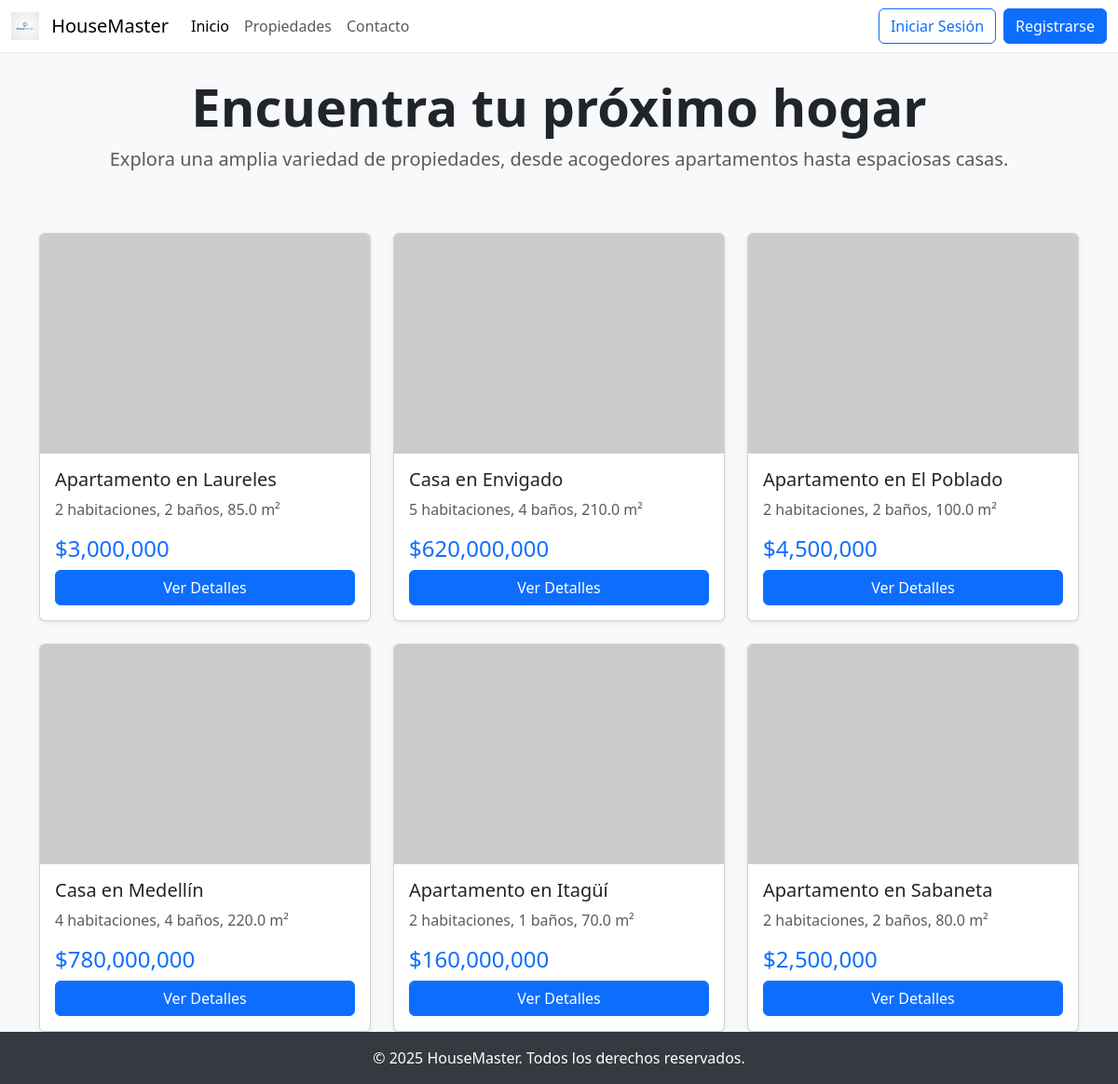
/, run on an earlier commit of the app's database.
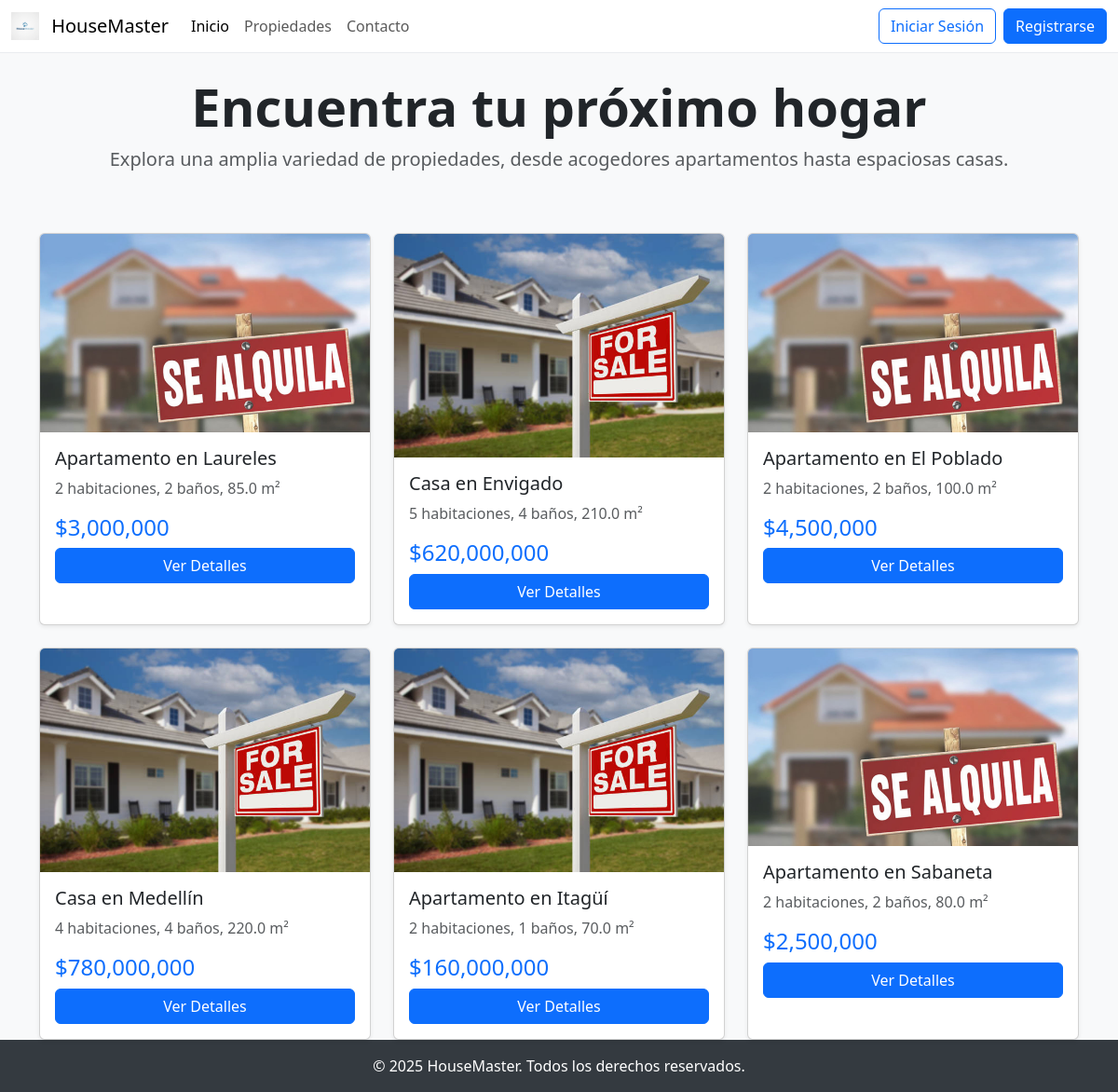
And on a later commit of the database.
### property/models.py (models this page shows, shortened)
class Property(models.Model):
    TYPE_SALE = 'Venta'
    TYPE_RENT = 'Arriendo'
    TYPE_CHOICES = [
        (TYPE_SALE, 'Venta'),
        (TYPE_RENT, 'Arriendo'),
    ]
    STATUS_AVAILABLE = 'Disponible'
    STATUS_SOLD = 'Vendida'
    STATUS_RENTED = 'Arrendada'
    STATUS_RESERVED = 'Reservada'
    STATUS_CHOICES = [
        (STATUS_AVAILABLE, 'Disponible'),
        (STATUS_SOLD, 'Vendida'),
        (STATUS_RENTED, 'Arrendada'),
        (STATUS_RESERVED, 'Reservada'),
    ]
    agent = models.ForeignKey(User, on_delete=models.SET_NULL, null=True, related_name='properties')
    title = models.CharField(max_length=200)
    description = models.TextField()
    price = models.DecimalField(max_digits=12, decimal_places=2)
    type = models.CharField(max_length=100, choices=TYPE_CHOICES)
    area = models.FloatField()
    rooms = models.IntegerField()
    bathrooms = models.IntegerField()
    status = models.CharField(max_length=50, choices=STATUS_CHOICES, default=STATUS_AVAILABLE)
    city = models.CharField(max_length=100)
    department = models.CharField(max_length=100)
    address = models.CharField(max_length=255, unique=True)
    created_at = models.DateTimeField(auto_now_add=True)
    image = models.ImageField(upload_to='properties/', blank=True, null=True)
    class Meta:
        verbose_name = 'Propiedad'
        verbose_name_plural = 'Propiedades'
        ordering = ['-created_at']
        indexes = [
            models.Index(fields=['city', 'type']),
            models.Index(fields=['status', 'price']),
        ]

### core/views.py (the view)
# urls.py: 2. Add a URL to urlpatterns:  path('', views.home, name='home')
def home(request):
    service = PropertyService()
    properties = service.get_available_properties()[:6]  # Mostrar solo 6 en home
    return render(request, 'core/home.html', {'properties': properties})

### property/repositories/property_repository.py (called while the page is built)
    def get_available(self) -> QuerySet:
        return Property.objects.filter(status=Property.STATUS_AVAILABLE).order_by('-created_at')

### property/services/property_service.py (called while the page is built)
    def get_available_properties(self) -> QuerySet:
        return self.repository.get_available()

### core/templates/core/home.html (shortened to what this page needs)
{% extends "base.html" %}
{% load humanize %}
{% block content %}
<div class="row text-center mb-5">
    <div class="col-12">
        <h1 class="display-4 fw-bold">Encuentra tu próximo hogar </h1>
        <p class="lead text-muted">Explora una amplia variedad de propiedades, desde acogedores apartamentos hasta espaciosas casas.</p>
    </div>
</div>
<div class="row row-cols-1 row-cols-md-3 g-4">
    {% if properties %}
        {% for prop in properties %}
        <div class="col">
            <div class="card h-100 shadow-sm">
                {% if prop.image %}
                    <img src="{{ prop.image.url }}" class="card-img-top" alt="Imagen de {{ prop.title }}">
                {% else %}
                    <img src="https://placehold.co/600x400/E9ECEF/ADB5BD?text={{ prop.title }}" class="card-img-top" alt="Imagen de {{ prop.title }}">
                {% endif %}
                <div class="card-body">
                    <h5 class="card-title">{{ prop.title }}</h5>
                    <p class="card-text text-muted">
                        {{ prop.rooms }} habitaciones, {{ prop.bathrooms }} baños, {{ prop.area }} m²
                    </p>
                    <p class="h4 text-primary">${{ prop.price|floatformat:0|intcomma }}</p>
                    <a href="{% url 'property_detail' prop.pk %}" class="btn btn-primary w-100">Ver Detalles</a>
                </div>
            </div>
        </div>
        {% endfor %}
    {% else %}
        <p class="text-center text-muted">No hay propiedades disponibles en este momento.</p>
    {% endif %}
</div>
{% endblock %}

What changed in the data, as far as the page shows it:
changed Property "Apartamento en Laureles": image: picture added
changed Property "Casa en Envigado": image: picture added
changed Property "Apartamento en El Poblado": image: picture added
changed Property "Casa en Medellín": image: picture added
changed Property "Apartamento en Itagüí": image: picture added
changed Property "Apartamento en Sabaneta": image: picture added
